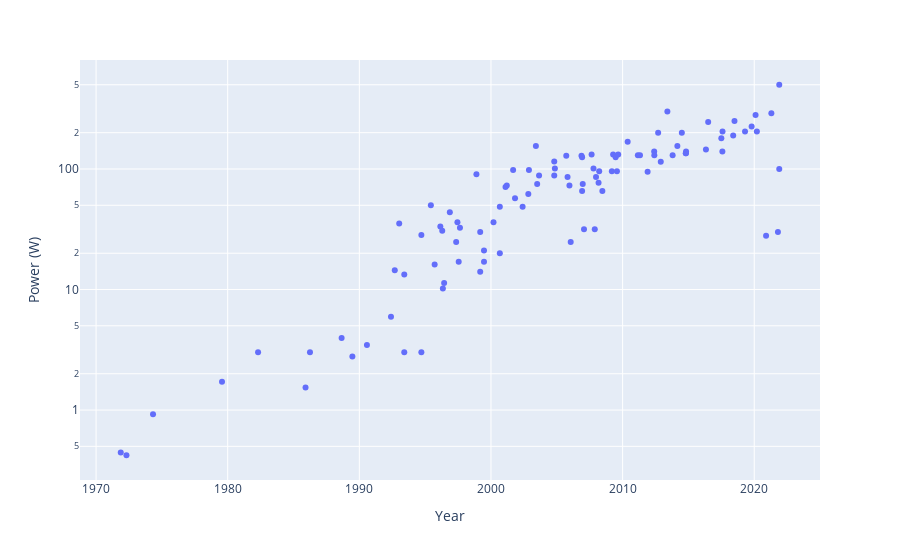

Notebook code cell kept with this figure:
### Code cell
px.scatter(watts, x="Year", y="Power (W)", log_y = True)
